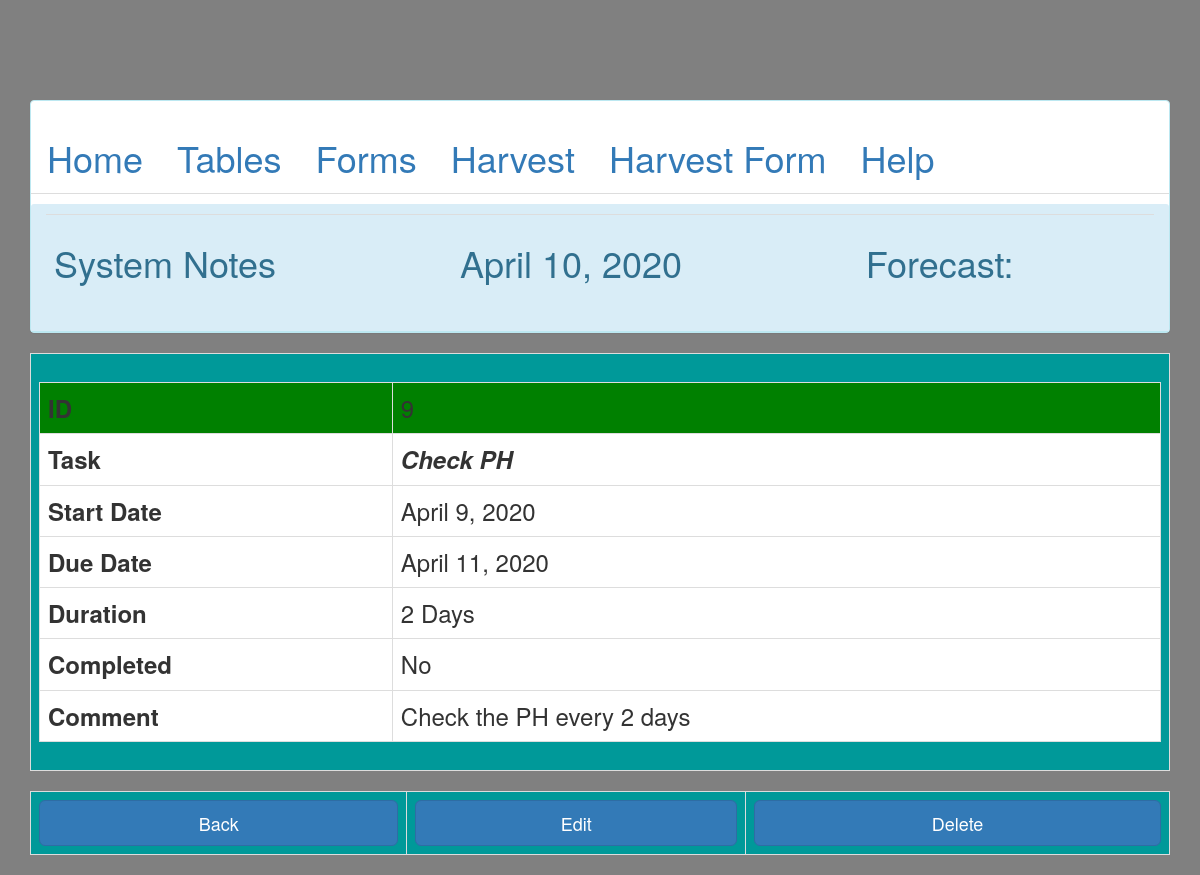
Page /aquaponics/viewshed/9/ on the committed database.
### aquaponics/models.py (models this page shows, shortened)
class schedule(models.Model):
	task = models.ForeignKey(tasks, on_delete=models.CASCADE)
	date = models.DateField(auto_now_add=True)
	task_date = models.DateField(editable=False)
	duration = models.IntegerField()
	completed = models.BooleanField(default=False)
	comment = models.TextField(max_length=200, null=True, blank=True)

class tasks(models.Model):
	name = models.CharField(max_length=100)
	description = models.TextField(max_length=200)
	def __str__(self):
		return self.name

### aquaponics/views.py (the view)
# urls.py: url(r'^viewshed/(?P<id>\d+)/scheduleform$', schedulefrm, name='schedulefrm'),
def viewshed(request, id):
    shedinstance = get_object_or_404(schedule, id=id)
    context = {
            "shedinstance":shedinstance,
            "today":today,
    }
    return render(request, 'viewshed.html',context)

### templates/viewshed.html
{%extends "base1.html"%}
{% load staticfiles %}
{% load crispy_forms_tags %}
{%block title%}System Notes{%endblock%}
{%block 1%}
<table class="table table-bordered " >
<tbody bgcolor="#009999">
<tr>
<td>
<h3>
<table class="table table-bordered " >
<tr bgcolor="green">
<th>ID</th><td>{{shedinstance.id}}</td>
</tr>
<tr>
<th>Task</th><td><b><i>{{shedinstance.task}}</i></b></td>
</tr>
<tr>
<th>Start Date</th><td>{{shedinstance.date}}</td>
</tr>
<tr>
    <th>Due Date</th><td>{{shedinstance.task_date}}</td>
    </tr>
    <tr>
        <th>Duration</th><td>{{shedinstance.duration}} Days</td>
    </tr>
    <tr>
        <th>Completed</th><td>{{shedinstance.completed |yesno:"Yes,No" }}</td>
    </tr>
    <tr>
        <th>Comment</th><td>{{shedinstance.comment}}</td>
    </tr>
</table>
</h3>
</td>
</tr>
</tbody>
</table>
<table class="table table-bordered" >
<tbody bgcolor="#009999">
<tr>
<td>
<form method = 'POST' action =''>{% csrf_token %}
<input type="button" class="btn btn-primary btn-block btn-lg" value="Back" onclick="javascript:history.go(-1);" class="btn btn-primary"/>
</form>
</td>
<td>
<form method = 'GET' action ="scheduleform">{% csrf_token %}
<button type="submit" class="btn btn-primary btn-block btn-lg">Edit</button>
</form>
</td>
<td>
<form method = 'GET' action ='deletescheds'>{% csrf_token %}
<button type="submit" class="btn btn-primary btn-block btn-lg">Delete</button>
</form>
</td>
</tr>
</tbody>
</table>
{%endblock%}

### rows in the picture
schedule: id "9", task "Check PH", date "April 9, 2020", task_date "April 11, 2020", duration "2", completed "No", comment "Check the PH every 2 days"

### other values in the picture
{{ today }} "April 10, 2020"
